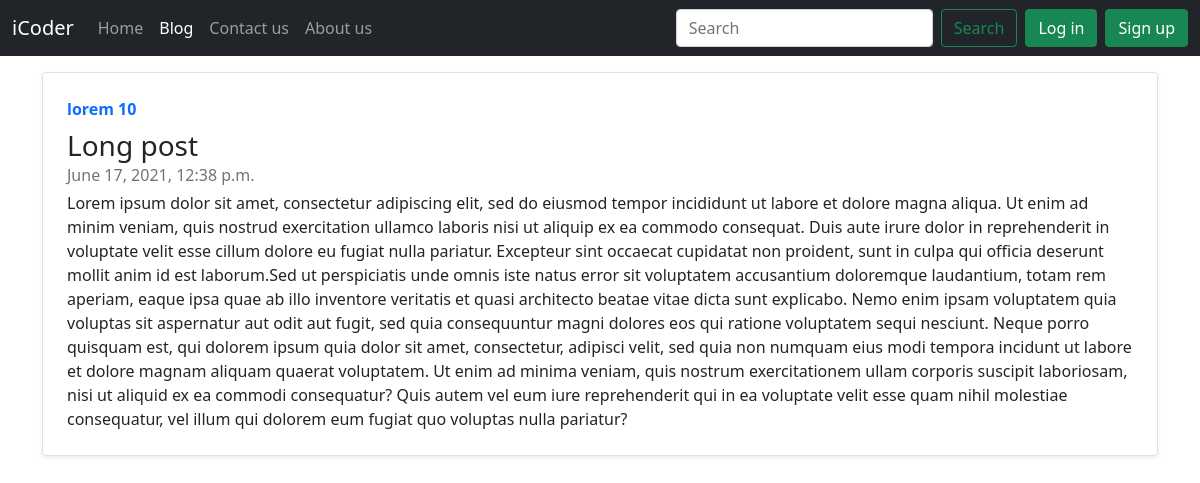
/blog/5/, run on the app's committed database.
### blog/models.py (models this page shows, shortened)
class Post(models.Model):
    sno = models.AutoField(primary_key = True)
    title = models.CharField(max_length = 200)
    content = models.TextField()
    author = models.CharField(max_length = 100)
    timestamp = models.DateTimeField(blank = True)

### blog/views.py (the view)
# urls.py: path('<str:slug>/' , views.blogpost , name="blogpost")
def blogpost(request , slug):
    post = Post.objects.get(sno = int(slug))
    return render(request , 'blog/blogpost.html' , {'post':post})

### templates/blog/blogpost.html (shortened to what this page needs)
{% extends 'base.html' %}
{% block blogactive %}active{% endblock blogactive %}
{% block main %}
    <div class="container my-3">
  <div class="row g-0 border rounded overflow-hidden flex-md-row mb-4 shadow-sm h-md-250 position-relative">
    <div class="col p-4 d-flex flex-column position-static">
      <strong class="d-inline-block mb-2 text-primary">{{post.author}}</strong>
      <h3 class="mb-0">{{post.title}}</h3>
      <div class="mb-1 text-muted">{{post.timestamp}}</div>
      <p class="card-text mb-auto">{{post.content}}</p>
    </div>
  </div>
</div>
{% endblock main %}

### data on the page
Post: author "lorem 10", title "Long post", timestamp "June 17, 2021, 12:38 p.m.", content "Lorem ipsum dolor sit amet, consectetur adipiscing elit, sed do eiusmod tempor incididunt ut labore et dolore magna aliqua. Ut enim ad minim veniam, quis nostrud exercitation ullamco laboris nisi ut aliquip ex ea commodo consequat. Duis aute irure dolor in reprehenderit in voluptate velit esse cillum dolore eu fugiat nulla pariatur. Excepteur sint occaecat cupidatat non proident, sunt in culpa qui officia deserunt mollit anim id est laborum.Sed ut perspiciatis unde omnis iste natus error sit voluptatem accusantium doloremque laudantium, totam rem aperiam, eaque ipsa quae ab illo inventore veritatis et quasi architecto beatae vitae dicta sunt explicabo. Nemo enim ipsam voluptatem quia…"
